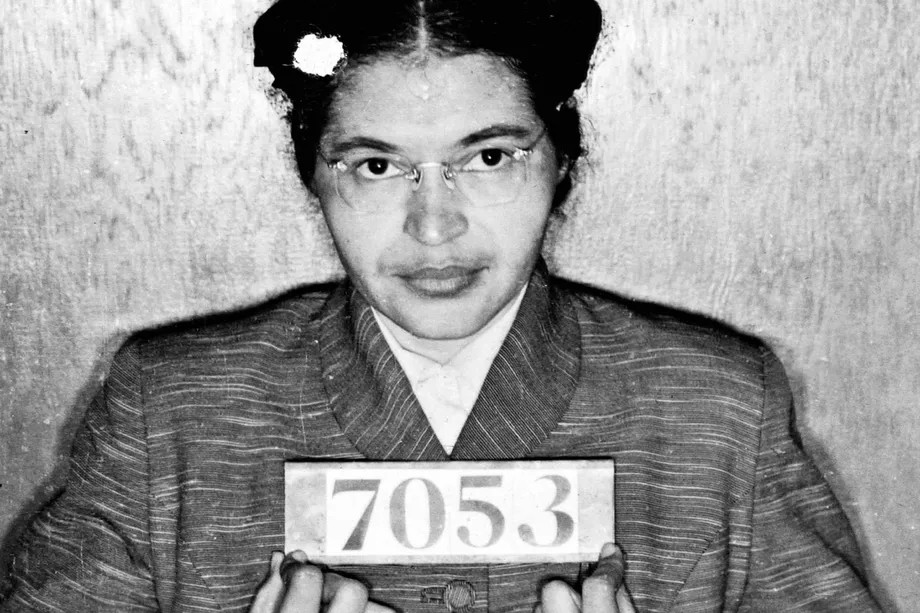
#> input picture rosa.jpg, 920 x 613 px, found by its file name
$ jupyter execute --allow-errors 'Images (1).ipynb'
#> lines starting #> are read from the running program, lines starting #| are printed output that depends on the picture
[cell 1]
import numpy as np
import matplotlib.pyplot as plt

[cell 2]
im = plt.imread(r'section 2\images\rosa.jpg')
#> im is the input picture: shape (613, 920, 3); min 0, max 255, mean 151.9

[cell 3]
im3 = im.copy()

[cell 4]
im3[140:190,339:405]= 255 # left eye

[cell 5]
im3[136:186,460:530]= 255 #right eye
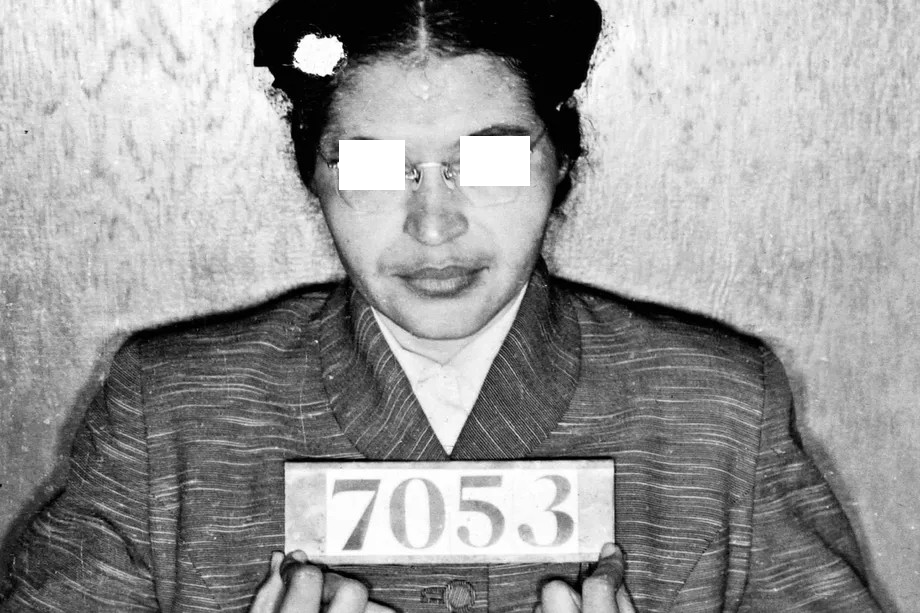
#> im3: shape (613, 920, 3); min 0, max 255, mean 153.3

[cell 6]
plt.imshow(im3,cmap='gray')

# Grayscale Images in OpenCV

[cell 7]
import cv2

[cell 8]
img = cv2.imread(r'section 2\images\rosa.jpg',cv2.IMREAD_GRAYSCALE)
#> img: shape (613, 920); min 0, max 255, mean 151.9

[cell 9]
#img = cv2.imread(r'section 2\images\rosa.jpg',cv2.IMREAD_GRAYSCALE)

[cell 10]
type(img)

[cell 11]
img.dtype

[cell 12]
img.shape
#> Out = (613, 920)

[cell 13]
img[23,100]=200
#> img: shape (613, 920); min 0, max 255, mean 151.9

[cell 14]
#plt.imshow(img,cmap='gray') # using plt

[cell 15]
#using open cv to view image in separate window

[cell 16]
cv2.imshow('Gray',img)
cv2.waitKey(0)
cv2.destroyAllWindows()

[cell 17]
img[500:700,500:600] = 255
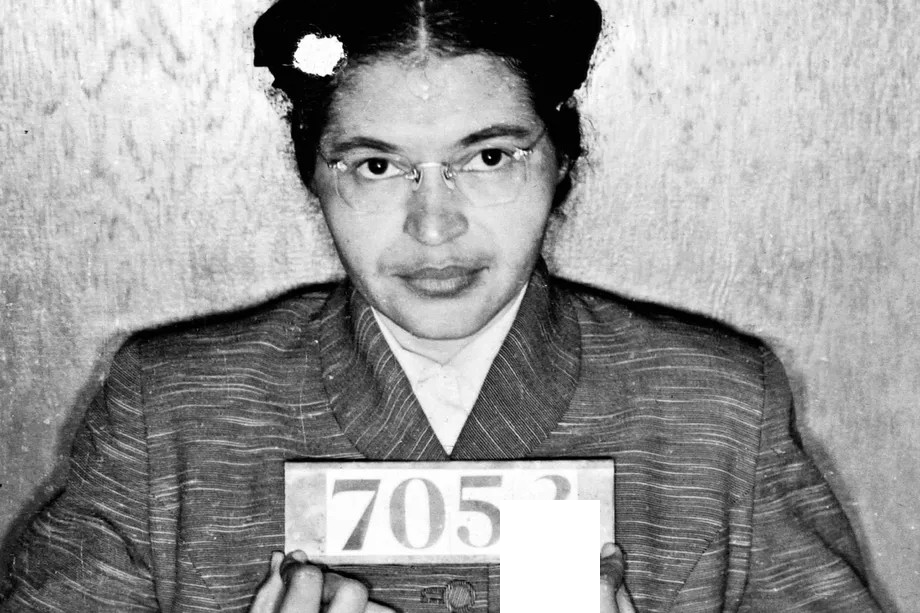
#> img: shape (613, 920); min 0, max 255, mean 153.4

[cell 18]
#showing white patch

[cell 19]
#save image
cv2.imwrite(r'section 2\images\rosa_white_opencv.jpg',img)
#> Out = True

# RGB 'COLOR' Images

#> (a cell that did not finish here is left out)

#> (a cell that did not finish here is left out)

#> (a cell that did not finish here is left out)

#> (a cell that did not finish here is left out)

# Three chanel

- OpenCV reads as BGR
- Order not RGB

[cell 24]
#cim = plt.imread(r'section 2\images\tropical-bird.jpg')

[cell 25]
#order of

cim = cv2.imread(r'section 2\images\tropical-bird.jpg') # please try to run to see the differences
#> (the rest of this cell did not finish here and is left out)

[cell 26]
#display
plt.figure(1)
plt.subplot(231) #two rows three columns
#> (the rest of this cell did not finish here and is left out)

[cell 27]
plt.figure(1)
plt.subplot(231) #two rows three columns
#> (the rest of this cell did not finish here and is left out)

[cell 28]
# copy and past 6 times
plt.subplot(231) #two rows three columns
#> (the rest of this cell did not finish here and is left out)

#> (a cell that did not finish here is left out)

[cell 30]
plt.subplot(231) #two rows three columns
#> (the rest of this cell did not finish here and is left out)

- red is highest with white patch, G and B have very small contribution of red

# RGB color images Matplotlib and OpenCV

[cell 31]
rgb = np.zeros((100,120 )) # 10 Rows, 120 columns every pixel will have three values
#display
plt.imshow(rgb)
# populate with
#rgb = []
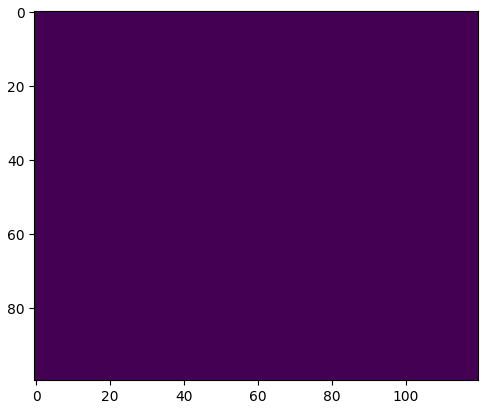
#> figure drawn by matplotlib, 1 panel

### Populate pixels

[cell 32]
rgb = np.zeros((100,150,3), dtype='uint8') # 10 Rows, 150 columns every pixel will have three values
rgb[:,0:50,0] = 255 # red
rgb[:,50:100,1] = 255 # green instencity max
rgb[:,100:150,2] = 255 # blue
#display
plt.imshow(rgb)
# populate with
#rgb = []
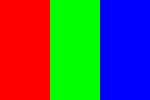
#> shown: shape (100, 150, 3); mean R, G, B 85, 85, 85
